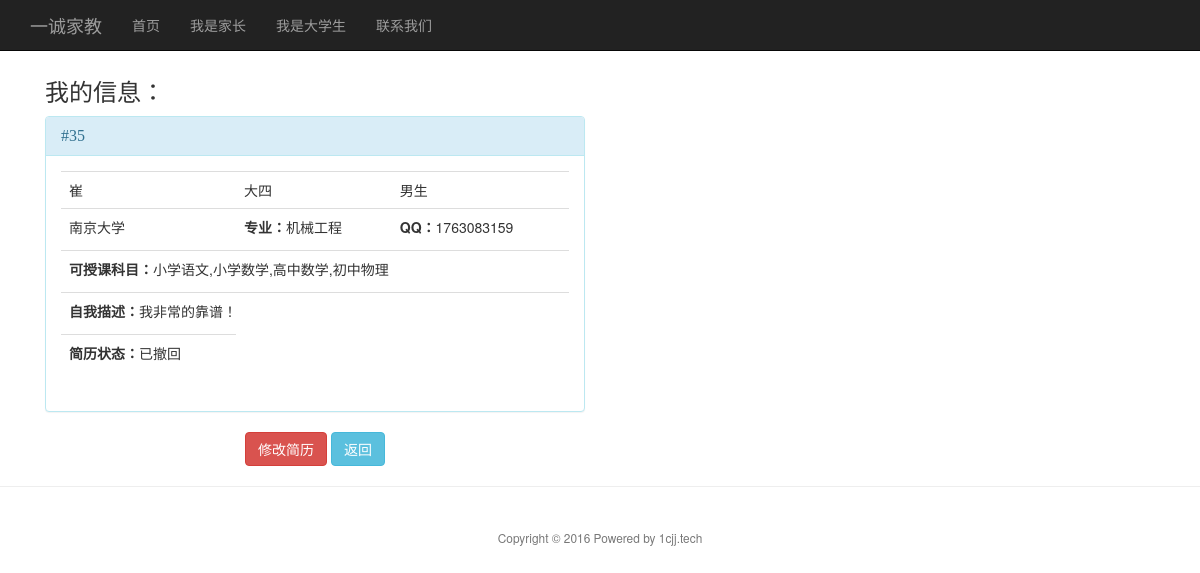
The app's page /?page=myinfo (signed in) with its own data.
### tables this page shows
CREATE TABLE `registrants` (
  `ID` int(11) NOT NULL,
  `user` varchar(20) NOT NULL,
  `pass` varchar(20) NOT NULL,
  `name` varchar(20) NOT NULL,
  `gender` varchar(20) NOT NULL,
  `school` varchar(20) NOT NULL,
  `grade` varchar(20) NOT NULL,
  `major` varchar(20) NOT NULL,
  `subject` varchar(80) NOT NULL,
  `aboutme` text NOT NULL,
  `push` tinyint(1) NOT NULL
);

### index.php (called while the page is built, shortened)
<?php
require(C . "controller.php");
?>

### model/queryme.php (called while the page is built, shortened)
<?
	$conn=new mysqli("localhost", "root", "","test");
	$conn->query("set names utf8");
	if (isset($_SESSION["user"]))
		$user=$_SESSION["user"];
	else
		$user=0;
    $query = "SELECT * FROM registrants WHERE user='$user'";
	$result=$conn->query($query);
    while ($row = mysqli_fetch_array($result))
    {
		$id=$row["ID"];
		$user=$row["user"];
		$name=$row["name"];
		$gender=$row["gender"];
		$school=$row["school"];
		$grade=$row["grade"];
		$major=$row["major"];
		$subject=$row["subject"];
		$aboutme=$row["aboutme"];
		$push=$row["push"];
    }
?>

### view/myinfo.php (the view, shortened to what this page needs)
<?
	include(M.'queryme.php');
?>
<!DOCTYPE html>
<html>
	<head>
<?php
include(V.'header-content.php');
?>
	</head>
	<body>
<?php
include(V.'top-bar.php');
?>
		<div class="container">
			<div class="col-sm-6">
				<h3>我的信息：</h3>
				<div class="panel panel-info">
					<div class="panel-heading">
						<h3 class="panel-title">#<?php echo $id; ?></h3>
					</div>
					<div class="panel-body">
						  <table class="table">
							  <tr>
								<td><label class="sr-only">姓名：</label><?php echo $name;?></td>
								<td><label class="sr-only">年级：</label><?php echo $grade;?></td>
								<td><label class="sr-only">性别：</label><?php echo $gender;?></td>
							  </tr>
							  <tr>
								<td><label class="sr-only">学校：</label><?php echo $school;?></td>
								<td><label>专业：</label><?php echo $major;?></td>
								<td><label>QQ：</label><?php echo $user;?></td>
							  </tr>
							  <tr>
								<td colspan="3"><label>可授课科目：</label><?php echo $subject;?></td>
							  </tr>
							  <tr>
								<td colspan="3"><label>自我描述：</label><?php echo $aboutme;?></td>
							  </tr>
							  <tr>
								<td><label>简历状态：</label><?php if($push==1) echo "已推送";else echo "已撤回";?></td>
							  </tr>
						  </table>
					</div>
				</div>
				<div style="text-align:center">
					<a href="?page=modify"><button type="button" class="btn btn-danger">修改简历</button></a>
					<a href="?page=tutor"><button type="button" class="btn btn-info">返回</button></a>
				</div>
			</div>
		</div>
<?php
include(V.'footer-content.php');
?>
	</body>
</html>

### view/header-content.php (style rules this page uses)
body { padding-top: 60px; padding-bottom: 40px; }
h1,h2,h3,h4,h5 { font-family: "Microsoft YaHei"; }

### records on screen
registrants: ID "35", name "崔", grade "大四", gender "男生", school "南京大学", major "机械工程", user "1763083159", subject "小学语文,小学数学,高中数学,初中物理", aboutme "我非常的靠谱！"
